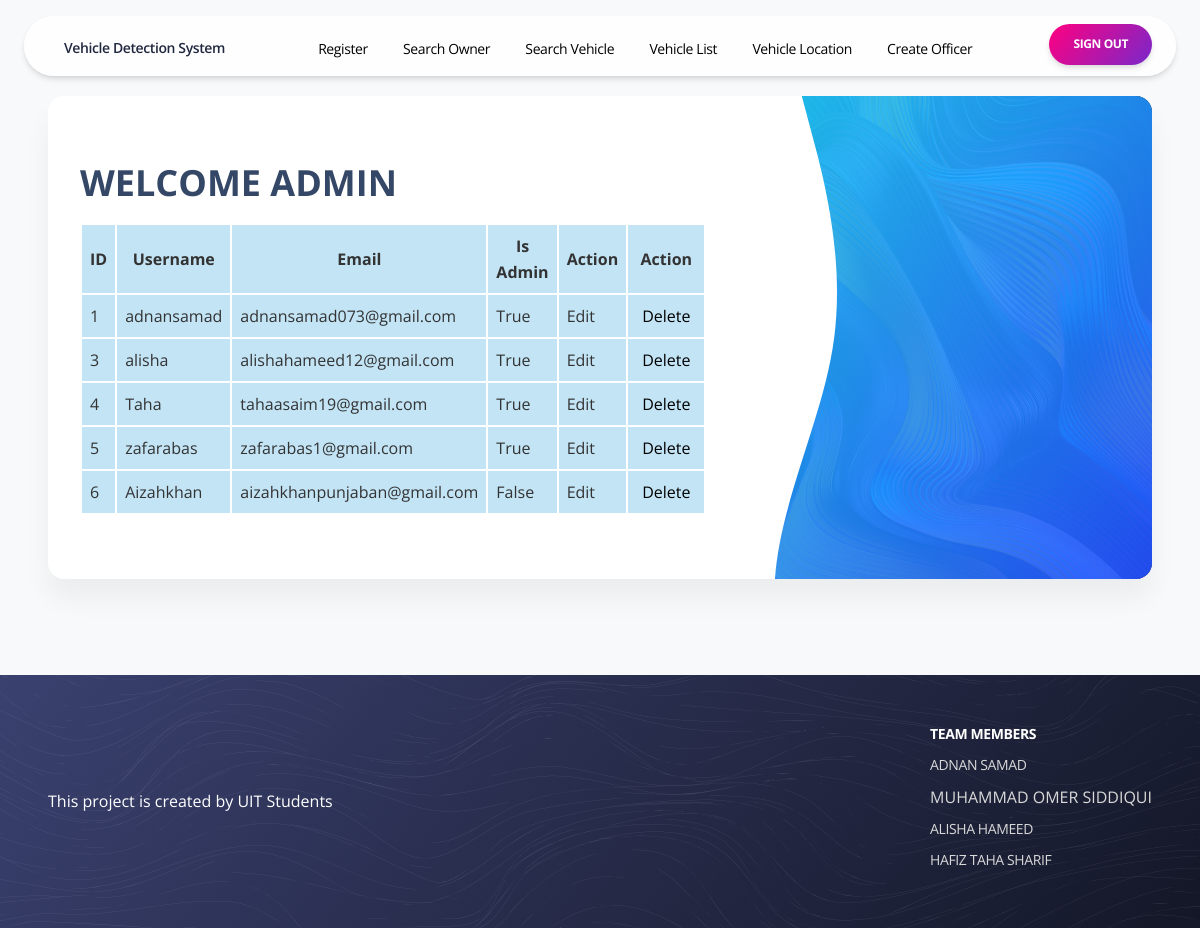
Screenshot of /admin_dashboard (signed in) with the database file from the repository.
### app.py (models this page shows)
class User(db.Model,UserMixin):
    id = db.Column(db.Integer, primary_key=True)
    username = db.Column(db.String(50), unique=True, nullable=False)
    password = db.Column(db.String(100), nullable=False)
    email = db.Column(db.String(100), unique=True, nullable=False)
    is_admin = db.Column(db.Boolean, default=False)

### app.py (the view)
@app.route('/admin_dashboard')
@login_required
def admin_dashboard():
    if not current_user.is_admin:
        abort(403)
    users = User.query.all()
    return render_template('admin_dashboard.html',users=users)

### app.py (called while the page is built)
@login_manager.user_loader
def load_user(user_id):
    return User.query.get(int(user_id))

### templates/admin_dashboard.html (shortened to what this page needs)
<!DOCTYPE html>
<html lang="en">
  <head>
    <link rel="stylesheet" href="static/css/style.css" />
  </head>
<body>
    <div>
      <link href="static/css/register.css" rel="stylesheet" />
      <div class="register-container">
        <div class="register-contact">
          <div class="register-container1">
            <div class="register-form">
              <h2 class="register-text HeadingOne">WELCOME ADMIN</h2>
              <form class="register-form1" method="POST" action="{{ url_for('admin_dashboard') }}">
                <table id="data-table">
                    <thead>
                        <tr>
                            <th>ID</th>
                            <th>Username</th>
                            <th>Email</th>
                            <th>Is Admin</th>
                            <th>Action</th>
                            <th>Action</th>
                        </tr>
                    </thead>
                    <tbody>
                        {% for user in users %}
                        <tr>
                            <td>{{ user.id }}</td>
                            <td>{{ user.username }}</td>
                            <td>{{ user.email }}</td>
                            <td>{{ user.is_admin }}</td>
                            <td>
                                <a href="{{ url_for('update', id=user.id) }}">Edit</a>
                                </td>
                                <td>
                                <form action="{{ url_for('delete', id=user.id) }}" method="post">
                                <button type="submit">Delete</button>
                                </form>
                            </td>
                        </tr>
                        {% endfor %}
                    </tbody>
                </table>
              </form>
</div>
<div class="register-info">
  <img
    alt="image"
    src="static/css/photos/wave-1.svg"
    class="register-image"
  />
  <div class="register-container4"></div>
</div>
</div>
</div>
<footer class="footer-footer">
<div class="footer-container">
<div class="footer-container1">
  <span>This project is created by UIT Students</span>
</div>
<div class="footer-container2">
  <div class="footer-container3">
    <span class="footer-text1 Large">TEAM MEMBERS</span>
    <span class="footer-text2 Large">ADNAN SAMAD</span>
    <span class="footer-text3">MUHAMMAD OMER SIDDIQUI</span>
    <span class="footer-text4 Large">ALISHA HAMEED</span>
    <span class="footer-text5 Large">HAFIZ TAHA SHARIF</span>
  </div>
</div>
</div>
<img
alt="image"
src="static/css/photos/waves-white.svg"
class="footer-image"
/>
</footer>
<div data-role="Header" class="header-header">
<nav class="header-nav">
<div class="header-container">
  <a href="index.html" class="header-navlink Large">
    Vehicle Detection System
  </a>
  <div class="header-full-container1">
    <a class="header-navlink1 Large" href="/register">Register </a>
    <a class="header-navlink1 Large" href="/search_user">Search Owner </a>
    <a class="header-navlink1 Large" href="/search">Search Vehicle </a>
    <a class="header-navlink1 Large" href="/all_vehicles">Vehicle List </a>
    <a class="header-navlink1 Large" href="/vehicle_location">Vehicle Location </a>
    <a class="header-navlink1 Large" href="/create_officer">Create Officer </a>
  </div>
  <div class="header-container1">
    <div class="header-container2">
      <a href="logout" class="header-navlink6">
        <div class="primary-pink-button-container">
          <button
            class="primary-pink-button-button button ButtonSmall"
          >
            <span>SIGN OUT</span>
          </button>
        </div>
      </a>
    </div>
  </div>
</div>
</nav>
</div>
</div>
</div>
</body>
</html>

### static/css/register.css (style rules this page uses)
.footer-footer { width: 100%; height: auto; display: flex; position: relative; align-items: center; flex-direction: column; background-image: linear-gradient(310deg,#141727,#3a416f); }
.footer-container { color: var(--dl-color-gray-white); width: 100%; display: flex; padding: var(--dl-space-space-tripleunit); z-index: 1; max-width: 1320px; justify-content: space-between; }
.footer-container1 { display: flex; align-self: center; align-items: flex-start; flex-direction: column; }
.footer-container2 { display: flex; justify-content: space-between; }
.footer-container3 { flex: 0 0 auto; display: flex; align-items: flex-start; flex-direction: column; }
.footer-text1 { font-weight: 700; margin-bottom: var(--dl-space-space-halfunit); }
.footer-text2 { color: var(--dl-color-gray-800); transition: 0.3s; margin-bottom: var(--dl-space-space-halfunit); }
.footer-text3 { color: var(--dl-color-gray-800); transition: 0.3s; margin-bottom: var(--dl-space-space-halfunit); }
.footer-text4 { color: var(--dl-color-gray-800); transition: 0.3s; margin-bottom: var(--dl-space-space-halfunit); }
.footer-text5 { color: var(--dl-color-gray-800); transition: 0.3s; margin-bottom: var(--dl-space-space-halfunit); }
.footer-image { top: 0px; left: auto; right: 0px; width: 100%; height: 100%; opacity: 0.7; position: absolute; object-fit: cover; }
.primary-pink-button-container { display: flex; position: relative; }
.primary-pink-button-button { color: var(--dl-color-gray-white); outline: none; background: linear-gradient( 310deg ,#7928ca,#ff0080); box-shadow: 0 4px 7px -1px rgb(0 0 0 / 11%), 0 2px 4px -1px rgb(0 0 0 / 7%); transition: all .15s ease-in; padding-top: var(--dl-space-space-triplequarterunit); border-width: 0px; padding-left: var(--dl-space-space-unitandahalfunit); border-radius: 1.875rem; padding-right: var(--dl-space-space-unitandahalfunit); padding-bottom: var(--dl-space-space-triplequarterunit); }
.register-container { width: 100%; height: auto; display: flex; min-height: 100vh; align-items: center; flex-direction: column; background-color: var(--dl-color-gray-900); }
.register-contact { width: 100%; max-width: 1320px; padding-top: var(--dl-space-space-sixunits); padding-left: var(--dl-space-space-tripleunit); padding-right: var(--dl-space-space-tripleunit); padding-bottom: var(--dl-space-space-sixunits); }
.register-container1 { flex: 0 0 auto; width: 100%; display: flex; box-shadow: 0 20px 27px 0 rgb(0 0 0 / 5%); align-items: stretch; border-radius: var(--dl-radius-radius-radius1); flex-direction: row; background-color: var(--dl-color-gray-white); }
.register-form { flex: 5; display: flex; align-items: flex-start; padding-top: var(--dl-space-space-fourunits); padding-left: var(--dl-space-space-doubleunit); padding-right: var(--dl-space-space-doubleunit); flex-direction: column; padding-bottom: var(--dl-space-space-fourunits); }
.register-text { color: var(--dl-color-secondary-500); margin-bottom: var(--dl-space-space-unit); }
.register-form1 { flex: 1; width: 100%; display: flex; flex-direction: column; }
.register-info { flex: 4; color: var(--dl-color-gray-white); display: flex; overflow: hidden; position: relative; align-items: center; padding-left: var(--dl-space-space-sixunits); border-radius: 0px; flex-direction: column; background-size: cover; justify-content: center; background-image: url("public/playground_assets/curved5-1400w.jpg"); border-top-right-radius: var(--dl-radius-radius-radius1); border-bottom-right-radius: var(--dl-radius-radius-radius1); }
.register-image { top: 0px; left: -1px; right: auto; width: 100px; z-index: 2; position: absolute; object-fit: cover; }
.register-container4 { top: auto; left: auto; right: 0px; width: 100%; bottom: 0px; height: 100%; opacity: 0.9; position: absolute; background-image: linear-gradient(310deg,#2152ff,#21d4fd); }
td, th { background-color: #c2e4f5; padding: 8px; }

### rows the page displays
User: id "1", username "adnansamad", email "adnansamad073@gmail.com", is_admin "True"
User: id "3", username "alisha", email "alishahameed12@gmail.com", is_admin "True"
User: id "4", username "Taha", email "tahaasaim19@gmail.com", is_admin "True"
User: id "5", username "zafarabas", email "zafarabas1@gmail.com", is_admin "True"
User: id "6", username "Aizahkhan", email "aizahkhanpunjaban@gmail.com", is_admin "False"
